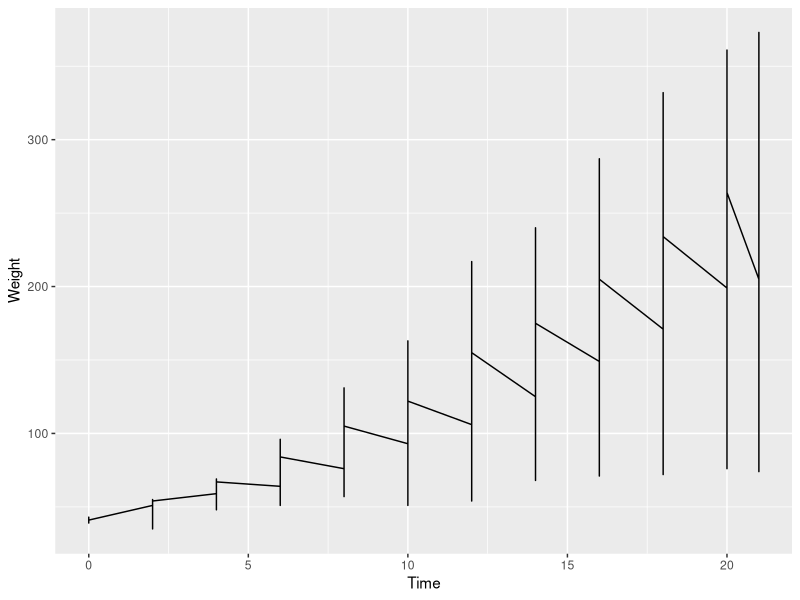
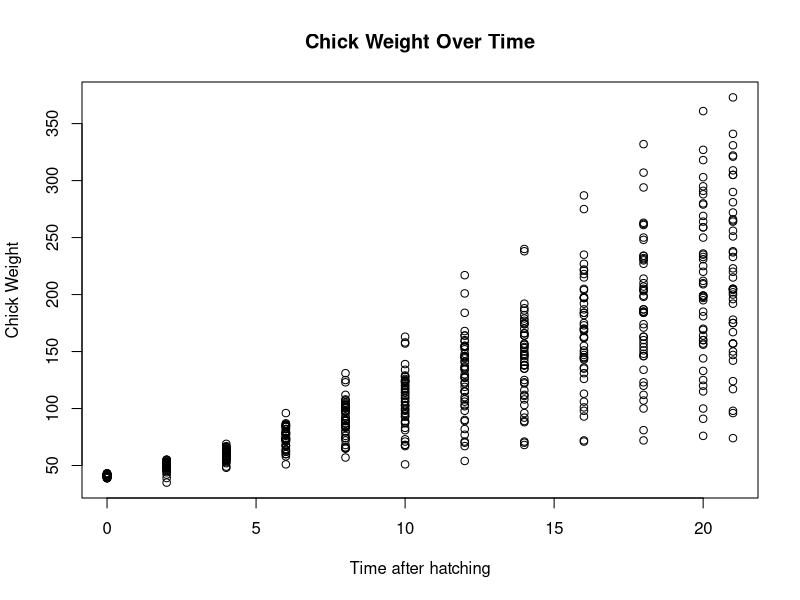
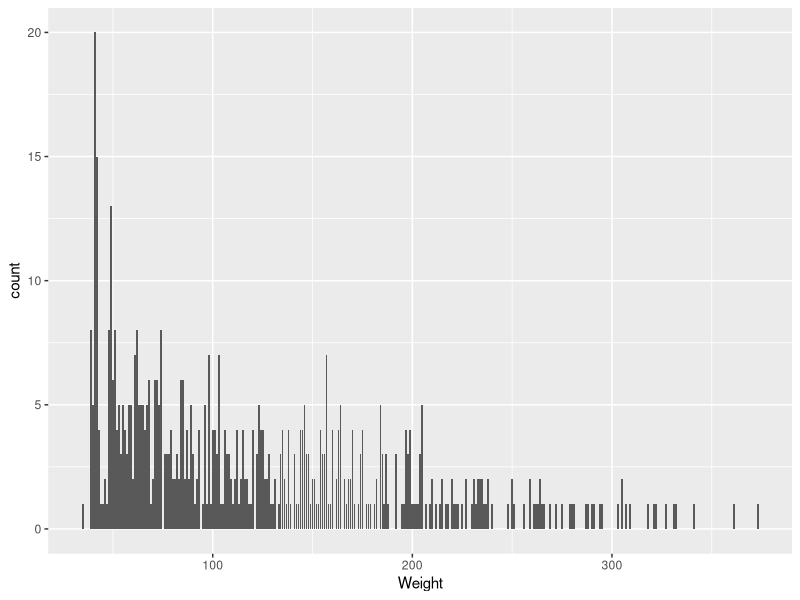
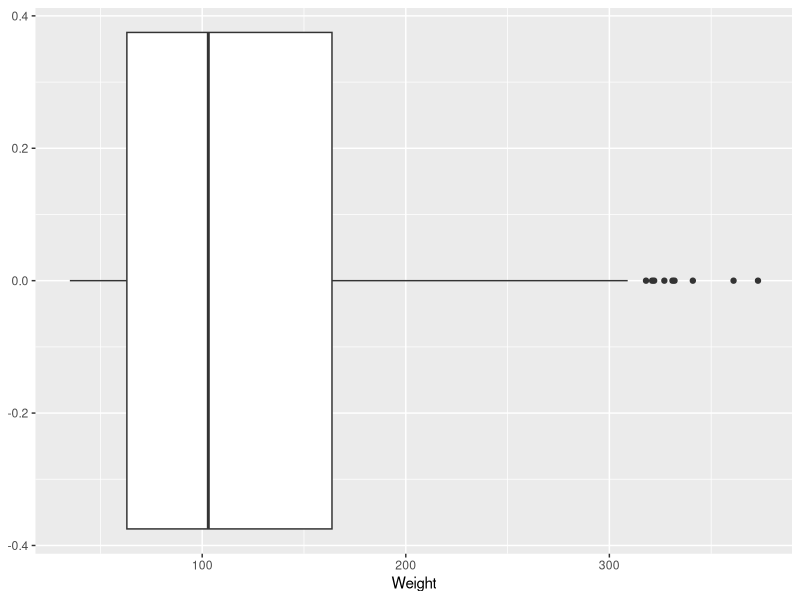
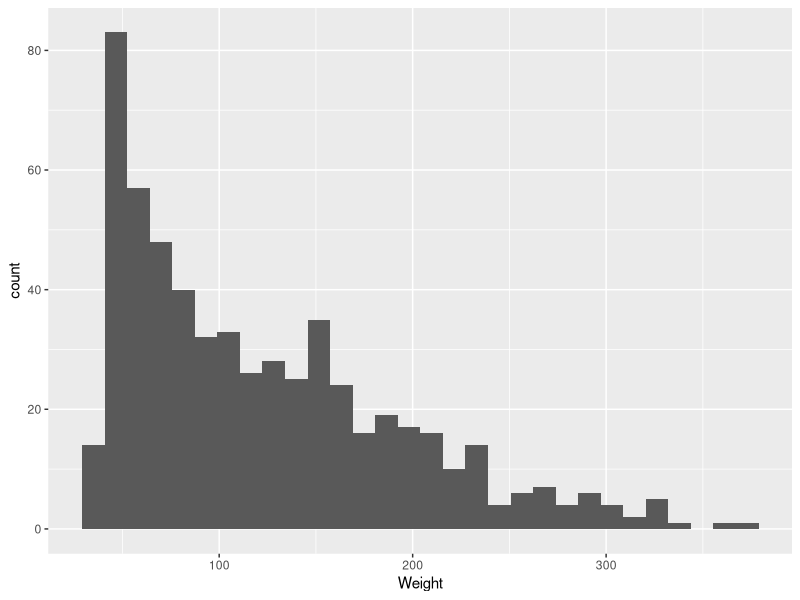
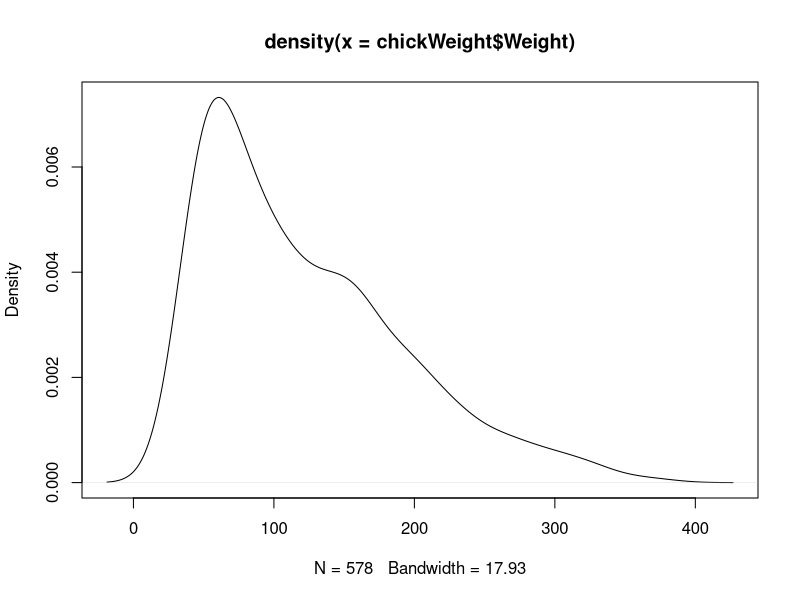
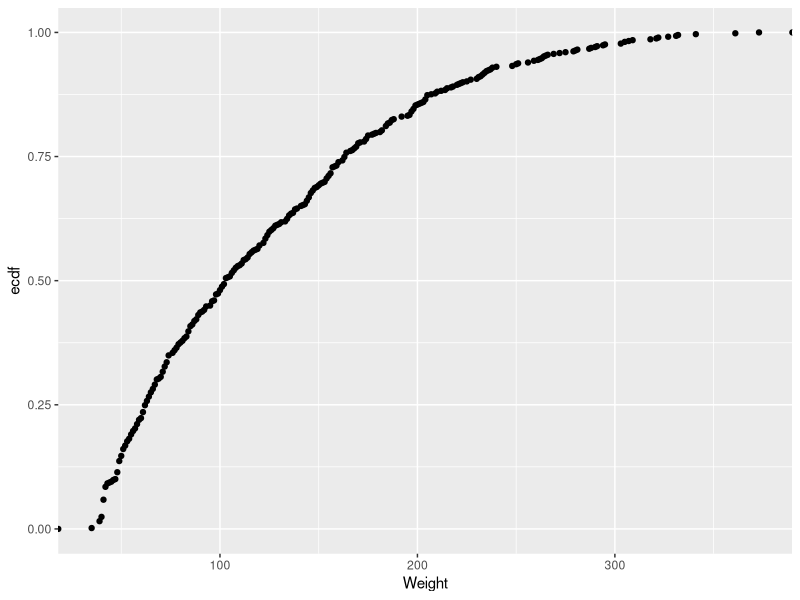
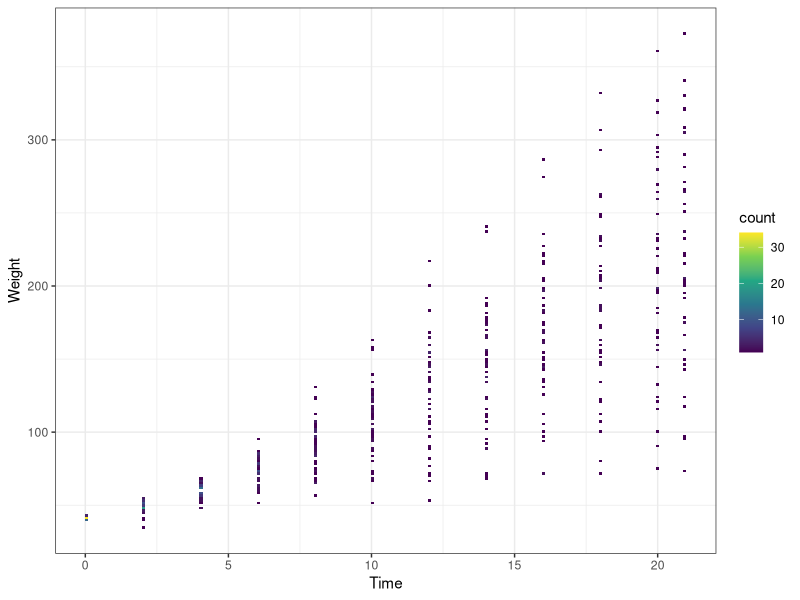

These figures' R source, in order:
install.packages("tidyverse")
library(tidyverse)
library(datasets)
data()
glimpse(ChickWeight)
?ChickWeight
colnames(ChickWeight)
chickWeight <- as_tibble(ChickWeight)
rename(chickWeight, Weight = weight)
chickWeight <- rename(chickWeight, Weight = weight)
ggplot(chickWeight, aes(x = Time, y = Weight)) + geom_line() #this plot shows that the chicks have 
#a tight distribution for weight at a young age, but as they get older their weights vary more
tail(chickWeight)
plot(chickWeight$Time, chickWeight$Weight, main = "Chick Weight Over Time",
     xlab ="Time after hatching", ylab = "Chick Weight") #this plot gives the same information
#as the line plot, but here we can see each chick as thier own data point 
ggplot(chickWeight, aes(x = Weight)) + geom_bar() #this chart shows the count of each weight, 
#or in other words, how frequent each weight appears in the data. We see that the most common 
#weight is around 30 grams
ggplot(chickWeight, aes(x = Weight)) + geom_boxplot() #This plot shows the interquartile range for
#the data. We see that the median weight is just over 100 grams, while the heaviest chick
#is just shy of 400, and the lightest chick is under 30 grams
ggplot(chickWeight, aes(x = Weight)) + geom_histogram() #Since weight is a continous data type,
#the histogram more accuratley depicts the nature of the chicks weight distribution
plot(density(chickWeight$Weight)) #this chart is the same as the histogram but with a smoothed out
#relationship bwtween susequent data points
ggplot(chickWeight, aes(Weight)) + stat_ecdf(geom = "point")
ggplot(chickWeight, aes(Time, Weight) ) +
  geom_bin2d(bins = 200) +
  scale_fill_continuous(type = "viridis") +
  theme_bw()
